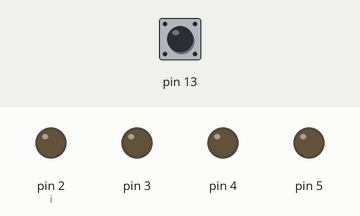
Bench run of a sketch on a simulated Arduino Uno, built with avr-gcc and run on an emulated ATmega328P. Parts: output pins drawn as LEDs (lit = HIGH). Dashed ring = blinking. Inputs (shaded band) come from the test bench; at power-on: pin 13 HIGH. Pins used as bus, display or sensor lines are not drawn.

Above: at 1.2 s.
1.3 s: pin 13 pulled LOW for 1 s
At 2.9 s:
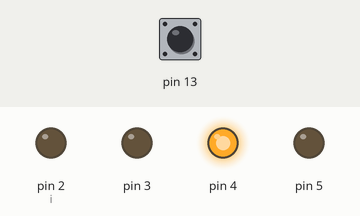
3.8 s: pin 13 pulled LOW for 0.15 s
At 4.3 s:
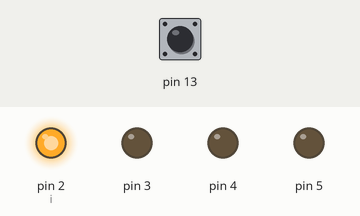
5.4 s: pin 13 pulled LOW for 3.2 s
At 5.9 s:
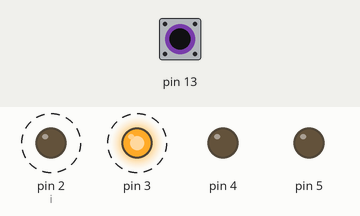
Timing chart, 0 to 10.0 s (numbered marks = the images above; inputs shaded):
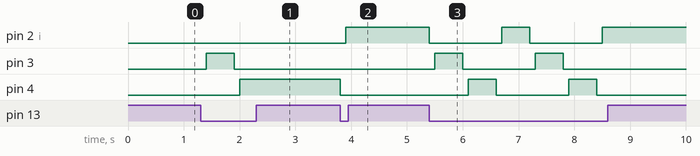

Measured:
- after the input at 1.3 s, pin 3: LOW → HIGH after 0.10 s, → LOW 0.50 s later; pin 4: LOW → HIGH after 0.70 s
- after the input at 3.8 s, pin 2 (i): LOW → HIGH after 0.10 s; pin 4: HIGH → LOW at once
- after the input at 5.4 s, pin 2 (i): alternates HIGH for 0.50 s and LOW for 1.3 s, 4 changes in all, then stays HIGH, starting at once; pin 3: alternates HIGH for 0.50 s and LOW for 1.3 s, 4 changes in all, then stays LOW, starting after 0.10 s; pin 4: alternates HIGH for 0.50 s and LOW for 1.3 s, 4 changes in all, then stays LOW, starting after 0.70 s

The sketch:

sketch_may18c.ino
```cpp
void setup() {
  // put your setup code here, to run once:
  pinMode(13, INPUT_PULLUP);// s
  pinMode(11, OUTPUT);// gnd = 0v
  pinMode(12,OUTPUT);//vcc = 5v

  pinMode(2,OUTPUT);
  pinMode(3,OUTPUT);
  pinMode(4,OUTPUT);
  pinMode(5,OUTPUT);

  Serial.begin(9600);
  digitalWrite(11, LOW);
  digitalWrite(12, HIGH);
  digitalWrite(5, LOW);
}
int i = 2;
void loop() {
  // put your main code here, to run repeatedly:

  if (!digitalRead(13)){
    digitalWrite(i,LOW);
    i++;
    if(i>4){i=2;}
    delay(100);
    digitalWrite(i,HIGH);
    delay(500);
  }
}
```
